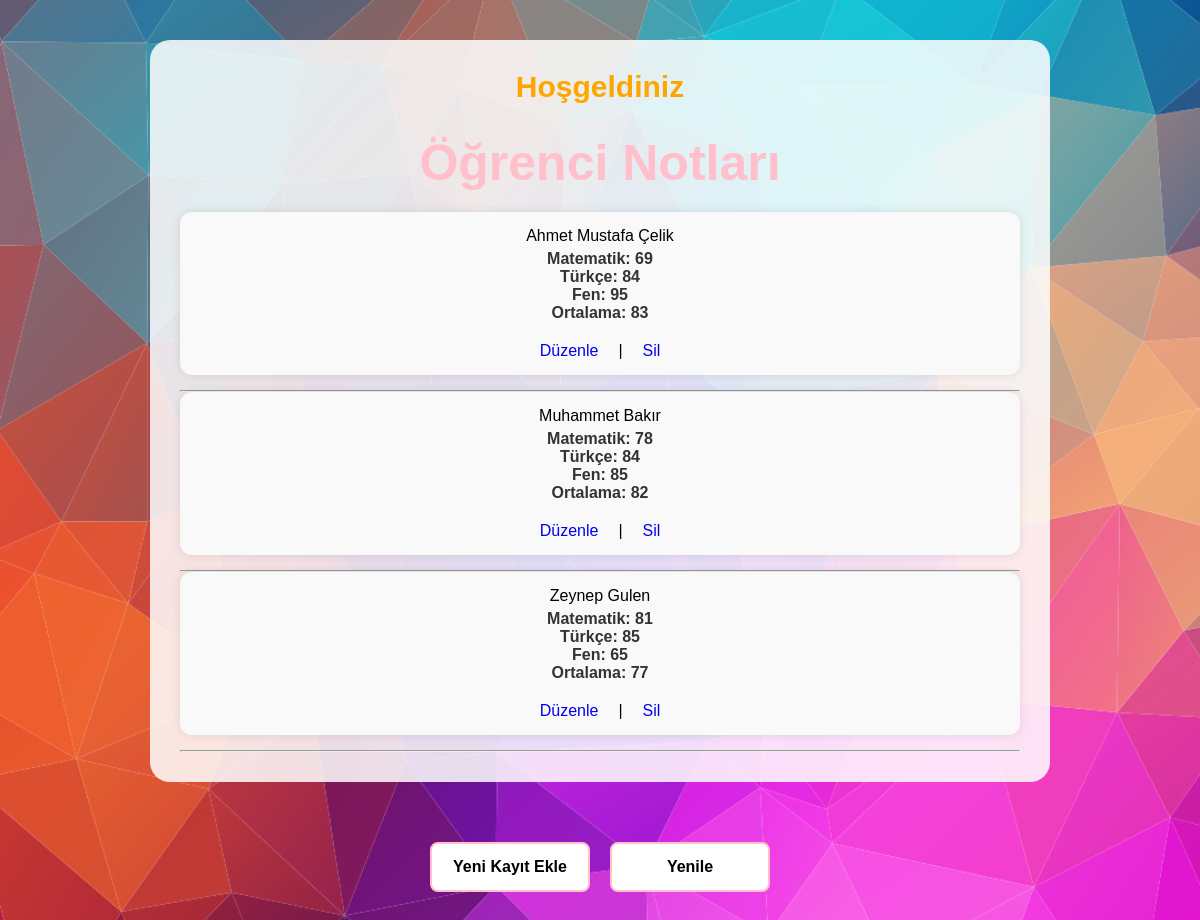
The page / on the database its author committed.
### tables this page shows
CREATE TABLE `ogrenciler` (
  `id` int(11) NOT NULL,
  `ad` varchar(50) DEFAULT NULL,
  `soyad` varchar(50) DEFAULT NULL,
  `matematik` int(11) DEFAULT NULL,
  `turkce` int(11) DEFAULT NULL,
  `fen` int(11) DEFAULT NULL,
  `ortalama` int(10) NOT NULL
);

### index.php (the view, shortened to what this page needs)
<?php
include 'baglan.php';
$sql = "SELECT * FROM ogrenciler ORDER BY ad ASC";
$sonuc = $baglanti->query($sql);
?>
<html>
<head>
<link rel="stylesheet" href="stil.css">
</head>
<body>
<div class="container">
	<div class="center">
        <h3>Hoşgeldiniz</h3>
	<h2>Öğrenci Notları</h2>
<ul>
     <?php while($satir = $sonuc->fetch_assoc()): ?>
    <li><?= $satir['ad'] ?> <?= $satir ['soyad'] ?><br>
    <strong>
        Matematik: <?= $satir['matematik'] ?><br>
        Türkçe: <?= $satir['turkce'] ?><br>
        Fen: <?= $satir['fen'] ?><br>
        Ortalama: <?= $satir['ortalama'] ?><br>
    </strong>
    <div class="buttons">
        <a href="duzenle.php?id=<?= $satir['id'] ?>">Düzenle</a> |
        <a href="sil.php?id=<?= $satir['id'] ?>">Sil</a>
    </div>
</li><hr>
<?php endwhile; ?>
</ul>
</div>
</div>
	<div class="buttons">
	<a href="ekle.php"><button>Yeni Kayıt Ekle</button></a>
	<button onclick="location.reload();">Yenile</button>
	</div>
</body>
</html>

### stil.css (style rules this page uses)
* { margin: 0; padding: 0; box-sizing: border-box; }
body { font-family: sans-serif; background: url('bg3.png'); background-size: cover; height: 150vh; }
.container { padding: 40px 20px; }
.center { max-width: 900px; margin: 0 auto; text-align: center; background-color: rgba(255, 255, 255, 0.85); padding: 30px; border-radius: 20px; }
.center h2 { color: pink; font-size: 50px; font-weight: bold; margin-bottom: 10px; }
.center h3 { color: orange; font-size: 30px; margin-bottom: 30px; }
ul { margin-top: 20px; padding-left: 0; }
li { background: #f9f9f9; margin-bottom: 15px; padding: 15px; list-style: none; border-radius: 12px; box-shadow: 0 0 10px rgba(0,0,0,0.1); }
li strong { display: block; margin-top: 5px; color: #333; }
.buttons { margin-top: 20px; display: flex; justify-content: center; gap: 20px; }
.buttons button, .buttons a button { height: 50px; width: 160px; font-size: 16px; font-weight: bold; border: 2px solid pink; background-color: white; cursor: pointer; transition: background 0.3s; border-radius: 8px; }
.buttons a { text-decoration: none; }

### rows shown on the page
ogrenciler: ad "Ahmet Mustafa", soyad "Çelik", matematik "69", turkce "84", fen "95", ortalama "83"
ogrenciler: ad "Muhammet", soyad "Bakır", matematik "78", turkce "84", fen "85", ortalama "82"
ogrenciler: ad "Zeynep", soyad "Gulen", matematik "81", turkce "85", fen "65", ortalama "77"
